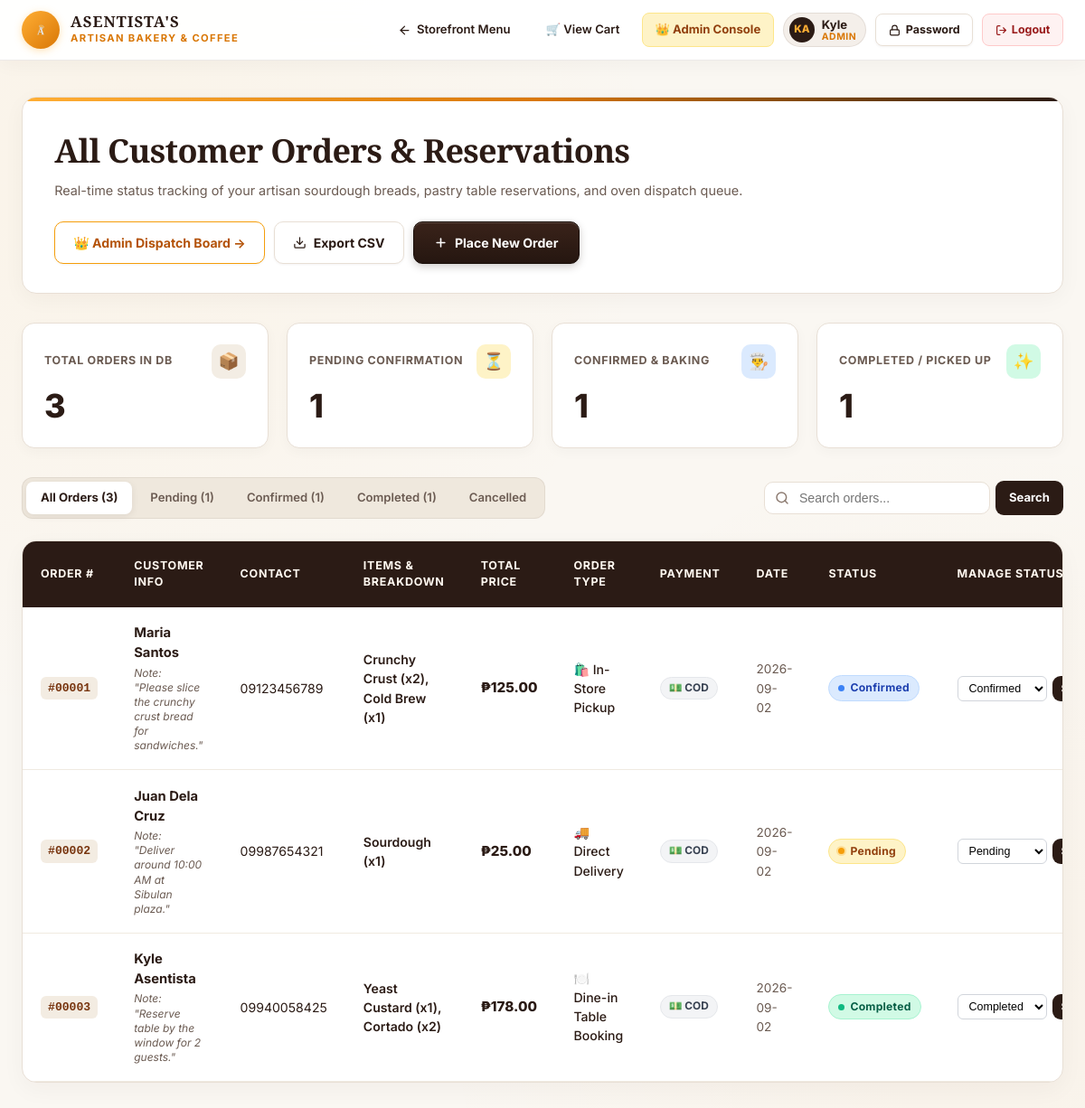
The page /User/dashboard.php (signed in) on the database its author committed.
### tables this page shows
CREATE TABLE `users` (
  `id` INT AUTO_INCREMENT PRIMARY KEY,
  `name` VARCHAR(100) NOT NULL,
  `email` VARCHAR(150) NOT NULL UNIQUE,
  `phone` VARCHAR(30) DEFAULT NULL,
  `password` VARCHAR(255) NOT NULL,
  `role` ENUM('admin', 'customer') DEFAULT 'customer',
  `created_at` TIMESTAMP DEFAULT CURRENT_TIMESTAMP,
  `updated_at` TIMESTAMP DEFAULT CURRENT_TIMESTAMP ON UPDATE CURRENT_TIMESTAMP
);

CREATE TABLE `orders` (
  `id` INT AUTO_INCREMENT PRIMARY KEY,
  `user_id` INT DEFAULT NULL,
  `customer_name` VARCHAR(100) NOT NULL,
  `customer_phone` VARCHAR(30) NOT NULL,
  `item_name` VARCHAR(255) NOT NULL,
  `item_price` DECIMAL(10,2) NOT NULL DEFAULT 0.00,
  `quantity` INT NOT NULL DEFAULT 1,
  `order_type` VARCHAR(50) NOT NULL DEFAULT 'In-Store Pickup',
  `reservation_date` DATE NOT NULL,
  `special_notes` TEXT DEFAULT NULL,
  `status` ENUM('Pending', 'Confirmed', 'Completed', 'Cancelled') NOT NULL DEFAULT 'Pending',
  `created_at` TIMESTAMP DEFAULT CURRENT_TIMESTAMP,
  `updated_at` TIMESTAMP DEFAULT CURRENT_TIMESTAMP ON UPDATE CURRENT_TIMESTAMP,
  CONSTRAINT `fk_orders_user` FOREIGN KEY (`user_id`) REFERENCES `users` (`id`) ON DELETE SET NULL ON UPDATE CASCADE
);

### User/dashboard.php (the view, shortened to what the rows shown need)
<?php
require_once __DIR__ . '/../database/function.php';
$user = getCurrentUser();
$filterStatus = isset($_GET['status']) && !empty($_GET['status']) ? sanitize_input($_GET['status']) : null;
$searchKeyword = isset($_GET['q']) ? sanitize_input($_GET['q']) : '';
if ($user['role'] === 'customer') {
    $orders = searchOrders($pdo, $searchKeyword, $filterStatus, $user['id']);
    $pageTitle = "My Bakery Orders";
} else {
    $orders = searchOrders($pdo, $searchKeyword, $filterStatus, null);
    $pageTitle = "All Customer Orders & Reservations";
}
if ($user['role'] === 'customer') {
    $statOrders = getUserOrders($pdo, $user['id']);
    $statTotalLabel = 'My Total Orders';
    $statPendingLabel = 'Pending Confirmation';
    $statConfirmedLabel = 'Confirmed & Baking';
    $statCompletedLabel = 'Completed / Picked Up';
} else {
    $statOrders = getAllOrders($pdo);
    $statTotalLabel = 'Total Orders in DB';
    $statPendingLabel = 'Pending Confirmation';
    $statConfirmedLabel = 'Confirmed & Baking';
    $statCompletedLabel = 'Completed / Picked Up';
}
$nameParts = explode(' ', trim($user['name']));
$initials = strtoupper(substr($nameParts[0], 0, 1) . (isset($nameParts[1]) ? substr($nameParts[1], 0, 1) : ''));
?>
<!DOCTYPE html>
<html lang="en">
<head>
    <link rel="stylesheet" href="../style.css">
</head>
<body>
    <nav class="dash-nav">
        <div class="dash-nav-container">
            <div class="dash-nav-actions">
                <?php if (isAdmin($pdo)): ?>
                    <a href="../Admin/admin.php" class="nav-link-btn" style="background: #FEF3C7; color: #92400E; border-color: #FDE68A; font-weight: 700;">
                        <span>👑 Admin Console</span>
                    </a>
                <?php endif; ?>
                <?php if ($user): ?>
                    <div class="user-profile-badge">
                        <div class="user-avatar-circle"><?php echo $initials; ?></div>
                        <div class="user-info-text">
                            <span class="user-info-name"><?php echo htmlspecialchars(explode(' ', $user['name'])[0]); ?></span>
                            <span class="user-info-role"><?php echo htmlspecialchars($user['role']); ?></span>
                        </div>
                    </div>
                    <button type="button" onclick="openUserChangePwdModal()" class="btn-pwd-change" title="Change Account Password">
                        <svg width="13" height="13" viewBox="0 0 24 24" fill="none" stroke="currentColor" stroke-width="2.2" stroke-linecap="round" stroke-linejoin="round">
                            <rect x="3" y="11" width="18" height="11" rx="2" ry="2"></rect>
                            <path d="M7 11V7a5 5 0 0 1 10 0v4"></path>
                        </svg>
                        <span>Password</span>
                    </button>
                    <a href="../Login/logout.php" class="btn-logout" title="Sign Out">
                        <svg width="13" height="13" viewBox="0 0 24 24" fill="none" stroke="currentColor" stroke-width="2.2" stroke-linecap="round" stroke-linejoin="round">
                            <path d="M9 21H5a2 2 0 0 1-2-2V5a2 2 0 0 1 2-2h4"></path>
                            <polyline points="16 17 21 12 16 7"></polyline>
                            <line x1="21" y1="12" x2="9" y2="12"></line>
                        </svg>
                        <span>Logout</span>
                    </a>
                <?php else: ?>
                    <a href="../Login/auth.php" class="btn-dash-primary" style="padding: 0.5rem 1rem; font-size: 0.8rem;">
                        <span>Sign In / Register</span>
                    </a>
                <?php endif; ?>
            </div>
        </div>
    </nav>
    <div class="dashboard-content">
        <div class="dash-hero-card">
            <div>
                <h1 class="dash-title"><?php echo $pageTitle; ?></h1>
                <p class="dash-subtitle">
                    Real-time status tracking of your artisan sourdough breads, pastry table reservations, and oven dispatch queue.
                </p>
            </div>
        </div>
        <div class="dash-stats-grid">
            <div class="kpi-card kpi-total">
                <div class="kpi-top-row">
                    <span class="kpi-label"><?php echo htmlspecialchars($statTotalLabel); ?></span>
                    <div class="kpi-badge-icon">📦</div>
                </div>
            </div>
            <div class="kpi-card kpi-pending">
                <div class="kpi-top-row">
                    <span class="kpi-label"><?php echo htmlspecialchars($statPendingLabel); ?></span>
                    <div class="kpi-badge-icon">⏳</div>
                </div>
            </div>
            <div class="kpi-card kpi-confirmed">
                <div class="kpi-top-row">
                    <span class="kpi-label"><?php echo htmlspecialchars($statConfirmedLabel); ?></span>
                    <div class="kpi-badge-icon">👨‍🍳</div>
                </div>
            </div>
            <div class="kpi-card kpi-completed">
                <div class="kpi-top-row">
                    <span class="kpi-label"><?php echo htmlspecialchars($statCompletedLabel); ?></span>
                    <div class="kpi-badge-icon">✨</div>
                </div>
            </div>
        </div>
        <div class="dash-table-card">
            <?php if (empty($orders)): ?>
                <div style="padding: 4.5rem 2rem; text-align: center;">
                    <span style="font-size: 3rem; display: block; margin-bottom: 1rem;">🥖</span>
                    <h3 style="font-family: var(--font-serif); font-size: 1.4rem; color: var(--dash-brown); margin: 0 0 0.5rem 0;">No Orders Found</h3>
                    <p style="color: var(--dash-text-muted); font-size: 0.9rem; margin-bottom: 1.5rem;">
                        No past orders or reservations match your current filter criteria.
                    </p>
                    <a href="../index.php#bread-menu" class="btn-dash-primary">
                        Browse Fresh Bakery Menu &rarr;
                    </a>
                </div>
            <?php else: ?>
                <table class="modern-table">
                    <thead>
                        <tr>
                            <th>Order #</th>
                            <th>Customer Info</th>
                            <th>Contact</th>
                            <th>Items & Breakdown</th>
                            <th>Total Price</th>
                            <th>Order Type</th>
                            <th>Payment</th>
                            <th>Date</th>
                            <th>Status</th>
                            <th>Manage Status</th>
                        </tr>
                    </thead>
                    <tbody>
                        <?php foreach ($orders as $row): ?>
                            <tr>
                                <td>
                                    <span class="order-id-tag">#<?php echo str_pad($row['id'], 5, '0', STR_PAD_LEFT); ?></span>
                                </td>
                                <td>
                                    <div class="customer-title-block">
                                        <strong><?php echo htmlspecialchars($row['customer_name']); ?></strong>
                                        <?php if (!empty($row['special_notes'])): ?>
                                            <div class="customer-notes-bubble">
                                                Note: "<?php echo htmlspecialchars($row['special_notes']); ?>"
                                            </div>
                                        <?php endif; ?>
                                    </div>
                                </td>
                                <td><?php echo htmlspecialchars($row['customer_phone']); ?></td>
                                <td>
                                    <span style="font-weight: 600;"><?php echo htmlspecialchars($row['item_name']); ?></span>
                                </td>
                                <td>
                                    <span class="price-text">₱<?php echo number_format($row['item_price'], 2); ?></span>
                                </td>
                                <td>
                                    <span style="font-weight: 500;">
                                        <?php
                                        $type = $row['order_type'];
                                        $icon = strpos($type, 'Pickup') !== false ? '🛍️ ' : (strpos($type, 'Dine') !== false ? '🍽️ ' : '🚚 ');
                                        echo $icon . htmlspecialchars($type);
                                        ?>
                                    </span>
                                </td>
                                <td>
                                    <?php
                                        $pmBadgeBg = '#F3F4F6';
                                        $pmBadgeColor = '#374151';
                                        $pmBadgeBorder = '#E5E7EB';
                                        $pmText = '💵 COD';
                                    ?>
                                    <span style="display: inline-flex; align-items: center; gap: 4px; padding: 3px 9px; border-radius: 999px; font-size: 0.74rem; font-weight: 700; background: <?php echo $pmBadgeBg; ?>; color: <?php echo $pmBadgeColor; ?>; border: 1px solid <?php echo $pmBadgeBorder; ?>; white-space: nowrap;">
                                        <?php echo $pmText; ?>
                                    </span>
                                </td>
                                <td>
                                    <span style="color: var(--dash-text-muted); font-size: 0.85rem;">
                                        <?php echo htmlspecialchars($row['reservation_date']); ?>
                                    </span>
                                </td>
                                <td>
                                    <span class="pill-status pill-<?php echo htmlspecialchars($row['status']); ?>">
                                        <span class="pill-status-dot"></span>
                                        <span><?php echo htmlspecialchars($row['status']); ?></span>
                                    </span>
                                </td>
                                <td>
                                    <?php if (isAdmin()): ?>
                                        <form method="POST" action="dashboard.php" style="display: flex; align-items: center; gap: 6px; margin: 0;">
                                            <select name="new_status" style="padding: 5px 8px; font-size: 0.78rem; border: 1px solid #D1D5DB; border-radius: 6px; background: #FFF;">
                                                <option value="Pending" <?php echo $row['status'] === 'Pending' ? 'selected' : ''; ?>>Pending</option>
                                                <option value="Confirmed" <?php echo $row['status'] === 'Confirmed' ? 'selected' : ''; ?>>Confirmed</option>
                                                <option value="Completed" <?php echo $row['status'] === 'Completed' ? 'selected' : ''; ?>>Completed</option>
                                            </select>
                                            <button type="submit" class="btn-search-submit" style="padding: 5px 10px; font-size: 0.75rem; margin: 0;">Save</button>
                                        </form>
                                    <?php else: ?>
                                        <span style="font-size: 0.78rem; color: #9CA3AF; font-style: italic;">
                                            Customer Order
                                        </span>
                                    <?php endif; ?>
                                </td>
                            </tr>
                        <?php endforeach; ?>
                    </tbody>
                </table>
            <?php endif; ?>
        </div>
    </div>
</body>
</html>

### rows shown on the page
users: name "KA", name "Kyle", role "ADMIN", role "All Customer Orders & Reservations", role "TOTAL ORDERS IN DB", role "PENDING CONFIRMATION", role "CONFIRMED & BAKING", role "COMPLETED / PICKED UP"
orders: id "00001", customer_name "Maria Santos", special_notes "Please slice the crunchy crust bread for sandwiches.", customer_phone "09123456789", item_name "Crunchy Crust (x2), Cold Brew (x1)", item_price "125.00", order_type "🛍️", order_type "In-Store Pickup", pmText "💵 COD", reservation_date "2026-09-02", status "Confirmed", new_status "Confirmed"
orders: id "00002", customer_name "Juan Dela Cruz", special_notes "Deliver around 10:00 AM at Sibulan plaza.", customer_phone "09987654321", item_name "Sourdough (x1)", item_price "25.00", order_type "🚚", order_type "Direct Delivery", pmText "💵 COD", reservation_date "2026-09-02", status "Pending", new_status "Pending"
orders: id "00003", customer_name "Kyle Asentista", special_notes "Reserve table by the window for 2 guests.", customer_phone "09940058425", item_name "Yeast Custard (x1), Cortado (x2)", item_price "178.00", order_type "🍽️", order_type "Dine-in Table Booking", pmText "💵 COD", reservation_date "2026-09-02", status "Completed", new_status "Completed"

### other values the page prints
$totalCount "3"
$pendingCount "1"
$confirmedCount "1"
$completedCount "1"
